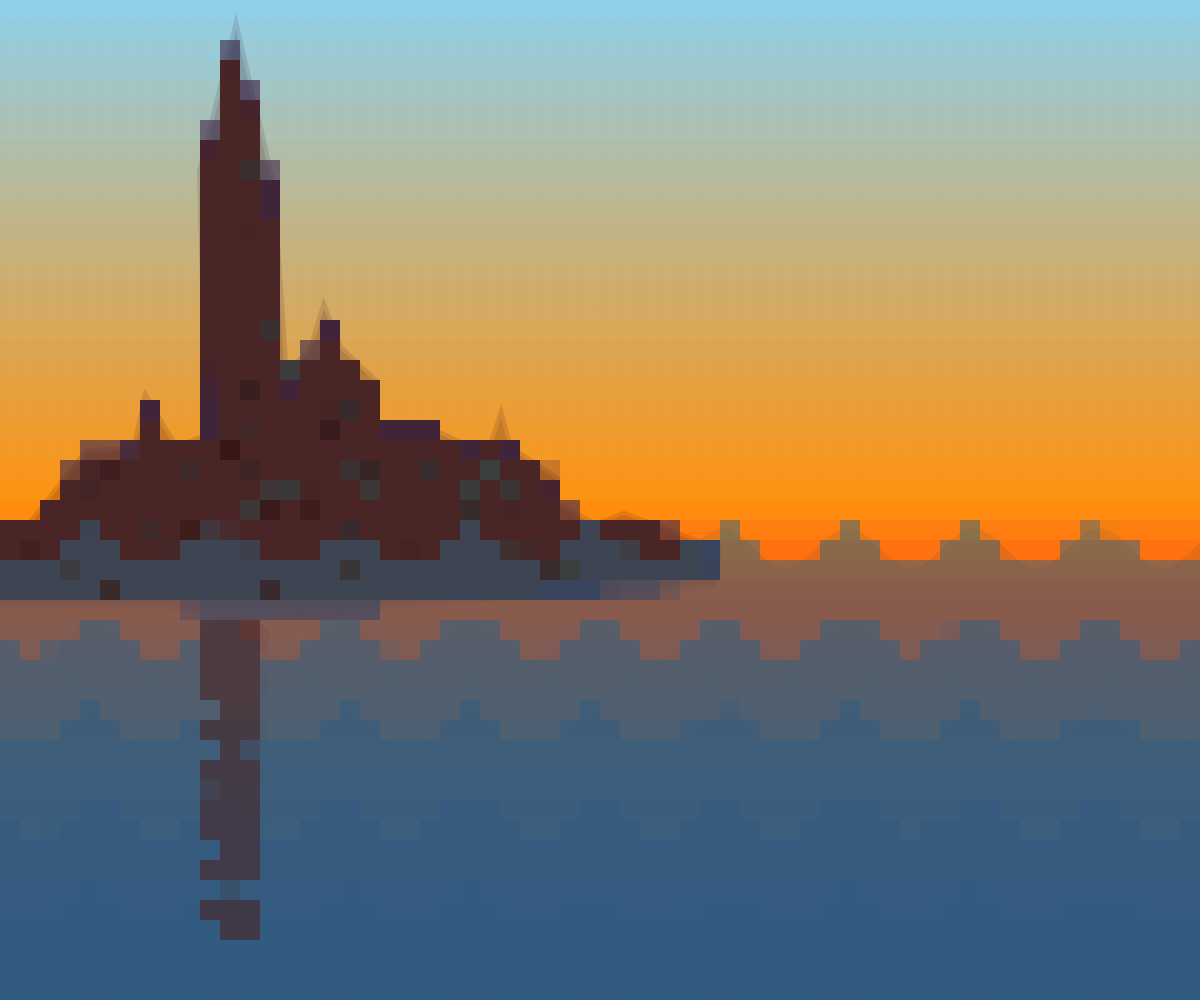
Frame 1 (no input)
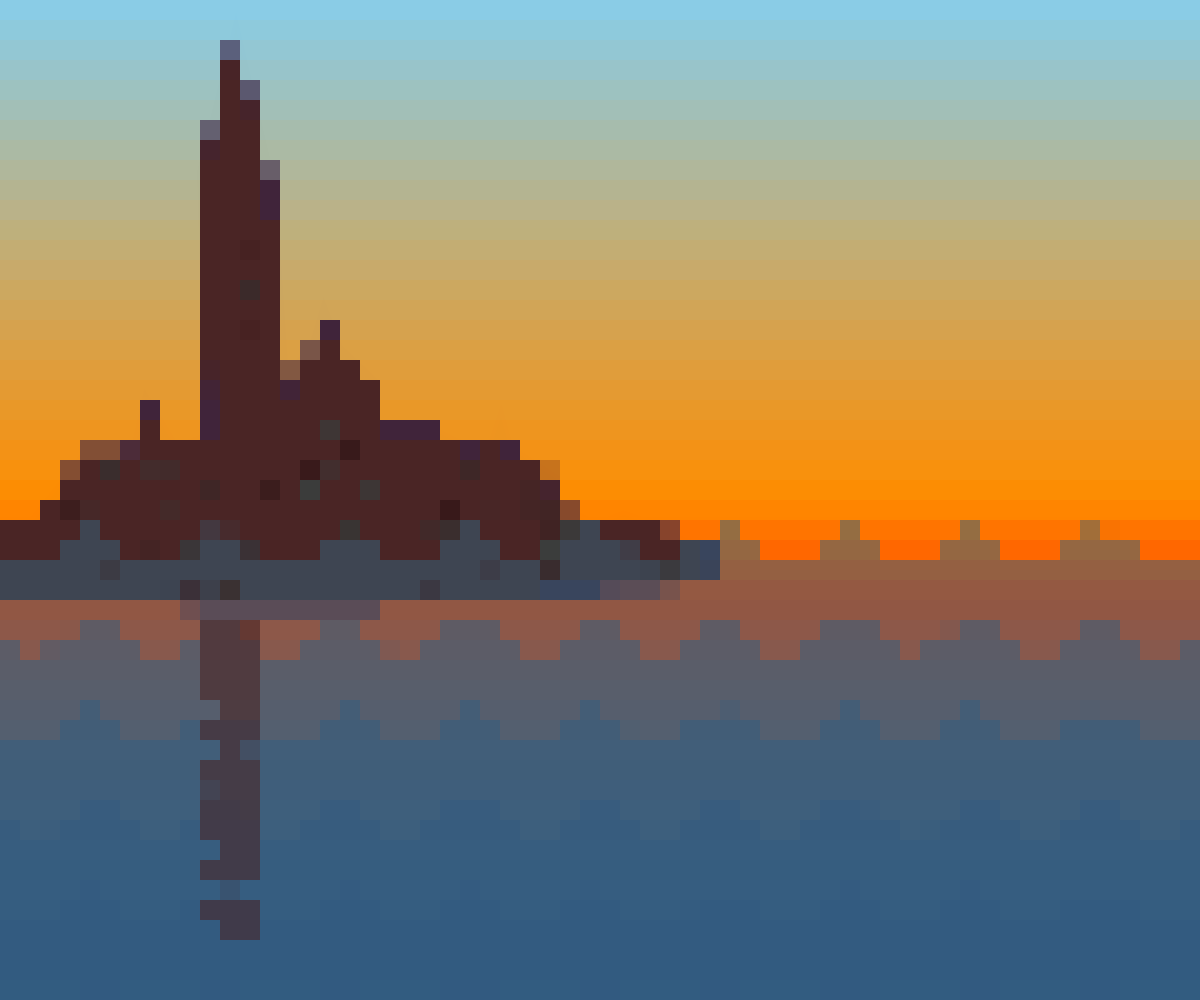
Frame 2 (the mouse pressed at the canvas centre, redrawn once)

The p5.js sketch that drew these frames (run headless with seeded random() and noise() and a simulated clock; the mouse was pressed at the canvas centre and the sketch redrawn once):

// p5.js sketch
// ── sketch.js
//Claim the variables
const baseWidth = 1200;
const baseHeight = 800;

//To ensure the shape scales fits the window.
let scaleFactor;

//This class will create and manage an active shape with noise
class activeShape {
    constructor(points, scaleFactor) {
        this.points = points;
        this.scaleFactor = scaleFactor;
        this.maxShapeY = this.calculateMaxY();
    }
    calculateMaxY() {
        //Function to get the maximum y value from shapePoints, 
        //use this technique from https://stackoverflow.com/questions/63236065/can-i-use-infinity-and-infinity-as-an-initial-value-for-max-and-min-variables
        let maxY = -Infinity;
        for (let pt of shapePoints) {
            if (pt.y > maxY) {
                maxY = pt.y;
            }
        }
        return maxY * this.scaleFactor;
    }
    
    
    //Draw the shape of landmark
    drawShape() {
        stroke(58, 37, 74, 150);
        strokeWeight(8);
        fill(74, 37, 37);
        beginShape();
        for (let pt of this.points) {
            let x = pt.x * this.scaleFactor;
            let y = pt.y * this.scaleFactor;
            vertex(x, y);
        }
        endShape(CLOSE);
    }

    //Make sure the lines created is inside the shape, use this technique from https://www.geeksforgeeks.org/how-to-check-if-a-given-point-lies-inside-a-polygon/
    isInsideShape(x, y) {
        let isInside = false;
        let j = this.points.length - 1;
        for (let i = 0; i < this.points.length; i++) {
            let xi = this.points[i].x * this.scaleFactor;
            let yi = this.points[i].y * this.scaleFactor;
            let xj = this.points[j].x * this.scaleFactor;
            let yj = this.points[j].y * this.scaleFactor;
            let intersect = ((yi > y) != (yj > y)) && (x < (xj - xi) * (y - yi) / (yj - yi) + xi);
            if (intersect) isInside = !isInside;
            j = i;
        }
        //To check if the point is inside the shape
        return isInside;
    }

    //Draw the reflection of the shape
    drawReflection() {
        //Find the x-coordinate of the highest point in the drawShape, 
        //use this technique from https://stackoverflow.com/questions/63236065/can-i-use-infinity-and-infinity-as-an-initial-value-for-max-and-min-variables
        let minY = Infinity;
        let highestX;
        for (let pt of shapePoints) {
            if (pt.y < minY) {
                minY = pt.y;
                highestX = pt.x;
            }
        }
        //Draw an ellipse for the reflection
        let diameter = 45 * this.scaleFactor;
        let spacing = diameter + 1;
        fill(74, 37, 37, 150);
        noStroke();
        let x = highestX * this.scaleFactor;
        for (let i = 0; i < 7; i++) {
            let y = waterStart + i * spacing + diameter*2;
            ellipse(x, y, diameter * 1.5, diameter);
        }
    }
}
//Key points of the shape
let shapePoints = [
    {x: 31, y: 524}, {x: 87, y: 452}, {x: 135, y: 450}, {x: 146, y: 399},
    {x: 176, y: 449}, {x: 208, y: 436}, {x: 201, y: 172}, {x: 236, y: 30},
    {x: 272, y: 184}, {x: 286, y: 392}, {x: 297, y: 364}, {x: 311, y: 352},
    {x: 324, y: 309}, {x: 339, y: 348}, {x: 375, y: 382}, {x: 376, y: 428},
    {x: 429, y: 429}, {x: 475, y: 451}, {x: 492, y: 445}, {x: 501, y: 418},
    {x: 509, y: 448}, {x: 556, y: 479}, {x: 553, y: 503}, {x: 596, y: 526},
    {x: 624, y: 515}, {x: 718, y: 550}, {x: 712, y: 584}, {x: 400, y: 603},
    {x: 359, y: 609}, {x: 212, y: 608}, {x: 135, y: 603}, {x: 0, y: 603},
    {x: 0, y: 526}
];
//The maximum y value of shape
let maxShapeY;
//Fixed osition of water surface and bottom
let waterStart;
let waterEnd;
//Num of the wave rows
let rows = 5; 
let waveMaxHeight = 20; 
//Segment size for the pixelation effect
let segmentSize = 20; 

function setup() {
    createCanvas(windowWidth, windowHeight);
    //Calculate the scale factor
    scaleFactor = min(width / baseWidth, height / baseHeight);
    shape = new activeShape(shapePoints, scaleFactor);
    //Function to get the maximum y value from shapePoints
    calculateScaling();
    noLoop();
}

function windowResized() {
    resizeCanvas(windowWidth, windowHeight);
    //Calculate the scale factor
    scaleFactor = min(width / baseWidth, height / baseHeight);
    shape = new activeShape(shapePoints, scaleFactor);
    calculateScaling();
    redraw();
}

function calculateScaling() {
    maxShapeY = shape.calculateMaxY();
    //Get the waterStart value from 90% of the height of the entire shape
    waterStart = maxShapeY * 0.9;
    //Let the value of waterEnd be at the bottom of the screen
    waterEnd = height * scaleFactor;
}

function draw() {
    drawBackground();
    shape.drawShape();
    drawWaves(rows);
    shape.drawReflection();
    drawTexture();
    applyPixelation();
}

function drawBackground() {
    //Draw the sky, lerpColor is from https://p5js.org/reference/#/p5/lerpColor
    for (let i = 0; i < height * 0.5; i++) {
        let inter = map(i, 0, height * 0.5, 0, 1);
        let c = lerpColor(color(135, 206, 235), color(255, 140, 0), inter);
        stroke(c);
        line(0, i, width, i);
    }

    //Draw the transitation
    for (let i = height * 0.5; i < height * 0.6; i++) {
        let inter = map(i, height * 0.5, height * 0.6, 0, 1);
        let c = lerpColor(color(255, 140, 0), color(255, 69, 0), inter);
        stroke(c);
        line(0, i, width, i);
    }

    //Draw the water
    for (let i = height * 0.6; i < height; i++) {
        let inter = map(i, height * 0.6, height, 0, 1);
        let c = lerpColor(color(255, 69, 0), color(70, 130, 180), inter);
        stroke(c);
        line(0, i, width, i);
    }
}

//Function drawWaves uses the technique from https://editor.p5js.org/pippinbarr/sketches/bgKTIXoir
function drawWaves(number) {
    //Loop through all our rows and draw each wave
    //We loop "backwards" to draw them one on top of the other nicely
    for (let i = number; i >= 0; i--) {
        drawWave(i, number);
    }
}

function drawWave(n, rows) {
    //Calculate the base y for this wave based on an offset from the bottom of the canvas
    //and subtracting the number of waves to move up. We're dividing the wave height in order to make the waves overlap
    let baseY = waterStart + (waterEnd - waterStart) * (n / rows);
    //We'll start each wave at 0 on the x axis
    let startX = 0;
    push();
    // We'll use the HSB model to vary their color more easily
    colorMode(HSB);
    //Calculate the hue (0 - 360) based on the wave number, mapping it to an HSB hue value
    let hue = map(n, 0, rows, 200, 250);
    fill(hue, 60, 50, 0.5); // Set some transparency
    noStroke();
    //We're using vertex-based drawing
    beginShape();
    //Starting vertex!
    vertex(startX, baseY);
    //Loop along the x axis drawing vertices for each point along the sine function in increments of 10
    for (let x = startX; x <= width; x += 10) {
        //Calculate the wave's y based on the sine function and the baseY
        let y = baseY + sin(x * 0.05 * scaleFactor) * waveMaxHeight * scaleFactor;
        //Draw our vertex
        vertex(x, y);
    }
    //Draw the final three vertices to close the shape around the edges of the canvas
    vertex(width, waterEnd);
    vertex(width, height);
    vertex(0, height);
    //Done!
    endShape(CLOSE);
    pop();
}

//Draw the texture inside the landmark
function drawTexture() {
    const numLines = 2000; 
    const maxLength = 45; 
    strokeWeight(1.5);
    for (let i = 0; i < numLines; i++) {
        let x1 = random(0, baseWidth) * scaleFactor;
        let y1 = random(0, maxShapeY);
        //Make the random angle
        let angle = random(TWO_PI); 
        //Make the random length
        let length = random(10, maxLength); 
        let x2 = x1 + cos(angle) * length;
        let y2 = y1 + sin(angle) * length;
        if (shape.isInsideShape(x1, y1) && shape.isInsideShape(x2, y2)) {
            let c = lerpColor(color(59, 64, 63), color(56, 21, 22), random(1));
            stroke(c);
            line(x1, y1, x2, y2);
        }
    }
}

//Create a pixel style
function applyPixelation() {
    //Loop through the canvas in steps of segmentSize, both horizontally and vertically
    for (let y = 0; y < height; y += segmentSize) {
        for (let x = 0; x < width; x += segmentSize) {
            //Get the color of the pixel at the center of the current segment
            let c = get(x + segmentSize / 2, y + segmentSize / 2);
            //Set the fill color to the color of the central pixel
            fill(c);
            //Disable the stroke for the rectangle to ensure a solid color fill
            noStroke();
            //Draw a rectangle covering the current segment
            rect(x, y, segmentSize, segmentSize);
        }
    }
}
